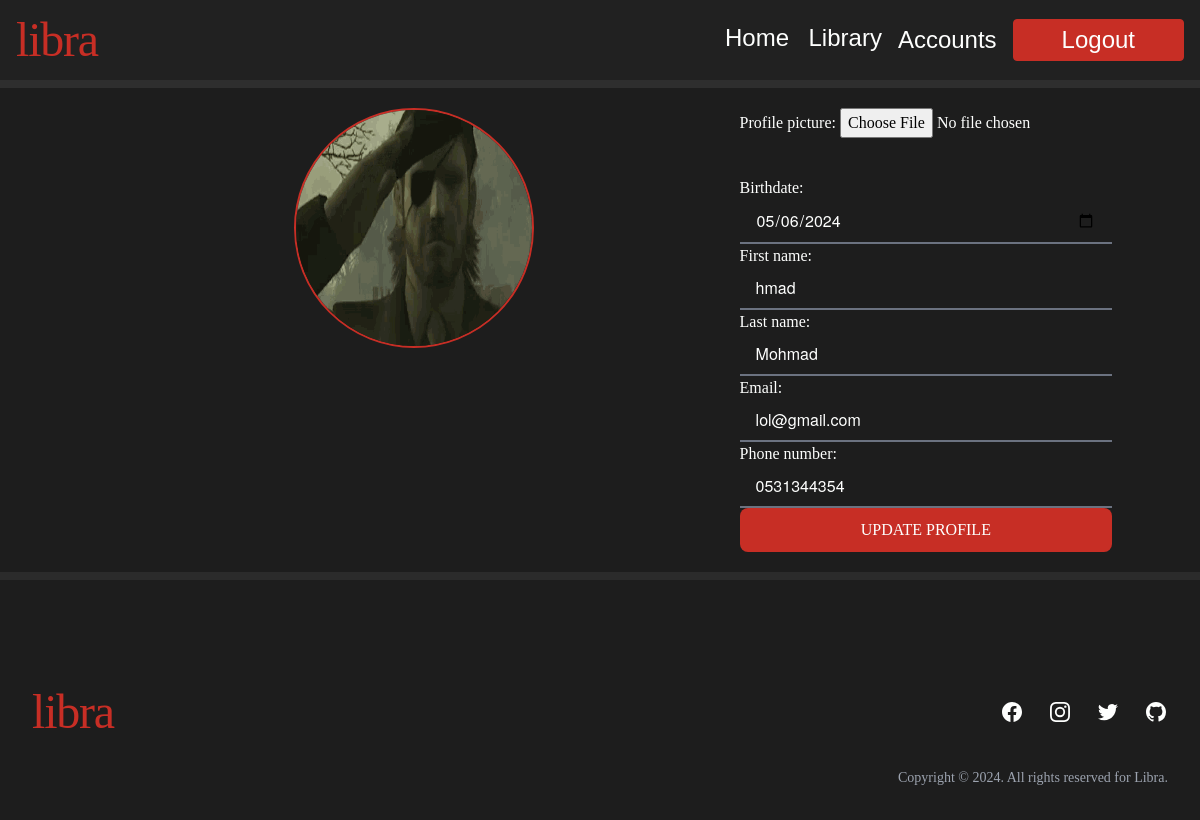
The page /edit_profile/ (signed in) on the database its author committed.
### appbib/models.py (models this page shows, shortened)
class Profile(models.Model):
    user = models.OneToOneField(CustomUser, on_delete=models.CASCADE, related_name='profile')
    profile_picture = models.ImageField(upload_to='profile_pictures/', null=True, blank=True)
    birthdate = models.DateField(null=True, blank=True)
    name = models.CharField(max_length=255, null=True, blank=True)

class CustomUser(AbstractUser):
    phone_number = models.CharField(max_length=15, blank=True)  # Optional phone number
    groups = models.ManyToManyField(
        'auth.Group',
        related_name='customuser_groups',
        blank=True,
        verbose_name=_('groups'),
        help_text=_('The groups this user belongs to. A user will get all permissions granted to each of their groups.'),
    )
    user_permissions = models.ManyToManyField(
        'auth.Permission',
        related_name='customuser_permissions',
        blank=True,
        verbose_name=_('user permissions'),
        help_text=_('Specific permissions for this user.'),
    )

### appbib/views.py (the view)
# urls.py: path('edit_profile/', edit_profile, name='edit_profile'),
@login_required
def edit_profile(request):
    user = request.user
    profile = user.profile
    if request.method == 'POST':
        form = ProfileEditForm(request.POST, request.FILES, instance=profile, user=user)
        if form.is_valid():
            form.save()
            messages.success(request, 'Your profile was successfully updated.')
            return render(request, 'appbib/edit_profile.html', {'form': form,'profile': profile })
        else:
            messages.error(request, 'Please correct the error below.')
    else:
        form = ProfileEditForm(instance=profile, user=user)
    return render(request, 'appbib/edit_profile.html', {'form': form , 'profile': profile })

### appbib/templates/appbib/edit_profile.html (shortened to what this page needs)
{% extends 'appbib/base.html' %}
{% load static %}
{% block main-content %}
<div class="container mx-auto flex w-full">
    <div class="flex-1 flex justify-center">
        <img src="{{ profile.profile_picture.url}}" alt="" class="object-fill rounded-full border-ired border-2  w-60 h-60">
    </div>
        <form method="POST" enctype="multipart/form-data" class="grid grid-rows-2">
            {{ form.as_p }}
            <button type="submit" class="uppercase py-2 px-6 rounded-lg bg-ired border-2 border-transparent text-iwhite text-md hover:bg-red-900">Update Profile</button>
        </form>
</div>
{% endblock %}

### rows shown on the page
Profile: profile_picture (picture), birthdate "05/06/2024"
CustomUser: first_name "hmad", last_name "Mohmad", email "lol@gmail.com", phone_number "0531344354"
